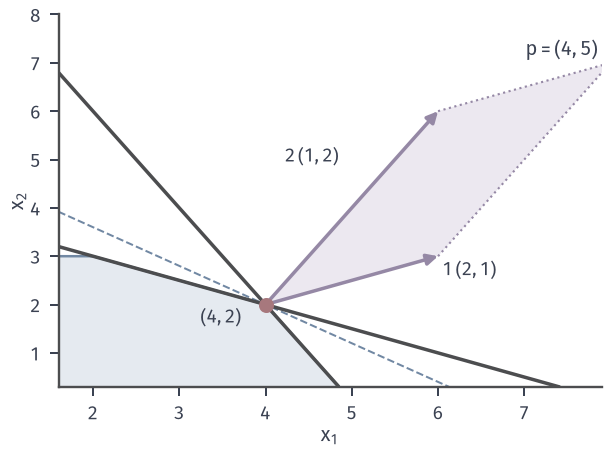

This chart was generated by the following Python code:
from pathlib import Path
import sys
sys.path.insert(0, str(Path(__file__).resolve().parents[1]/"simplex-common"))
from lp_plot import *

# Optimality at (4,2): profit (4,5)=2*(1,2)+1*(2,1).
xlim, ylim = (1.6, 7.9), (.3, 8.0)
fig, ax = figure(width_mm=86, height_mm=64)
A, b = with_sign(RES_A, RES_B); V = polygon(A, b)
draw_region(ax, V)
contours(ax, PROFIT, [26], xlim, ylim)
draw_line(ax, RES_A[0], 8, xlim, ylim, lw=1.4); draw_line(ax, RES_A[1], 10, xlim, ylim, lw=1.4)
o=np.array([4.,2.]); n1=np.array([1.,2.]); n2=np.array([2.,1.]); p=PROFIT
Q=np.array([o,o+2*n1,o+p,o+n2]); ax.fill(Q[:,0],Q[:,1],facecolor=PURPLE_FILL,edgecolor='none',zorder=2)
def arr(a,b,c,lw=1.4): ax.annotate('',xy=b,xytext=a,arrowprops=dict(arrowstyle='-|>',color=c,lw=lw,shrinkA=0,shrinkB=0,mutation_scale=9),zorder=6)
arr(o,o+2*n1,PURPLE); arr(o,o+n2,PURPLE); arr(o,o+p,BLUE,1.5)
ax.plot([(o+2*n1)[0],(o+p)[0]],[(o+2*n1)[1],(o+p)[1]],color=PURPLE,lw=.85,ls=':',zorder=5)
ax.plot([(o+n2)[0],(o+p)[0]],[(o+n2)[1],(o+p)[1]],color=PURPLE,lw=.85,ls=':',zorder=5)
opt_point(ax,o)
ax.text(4.86,4.95,'$2\\,(1,2)$',fontsize=7.5,color=INK,ha='right')
ax.text(6.05,2.6,'$1\\,(2,1)$',fontsize=7.5,color=INK)
ax.text(7.86,7.15,'$\\mathbf{p}=(4,5)$',fontsize=8,color=INK,ha='right')
ax.text(3.72,1.62,'$(4,2)$',fontsize=7.5,color=INK,ha='right')
setup(ax,xlim,ylim,range(2,8),range(1,9))
save(fig, Path(__file__).resolve().parent,'figure',{'identity':'(4,5)=2*(1,2)+1*(2,1)'})
